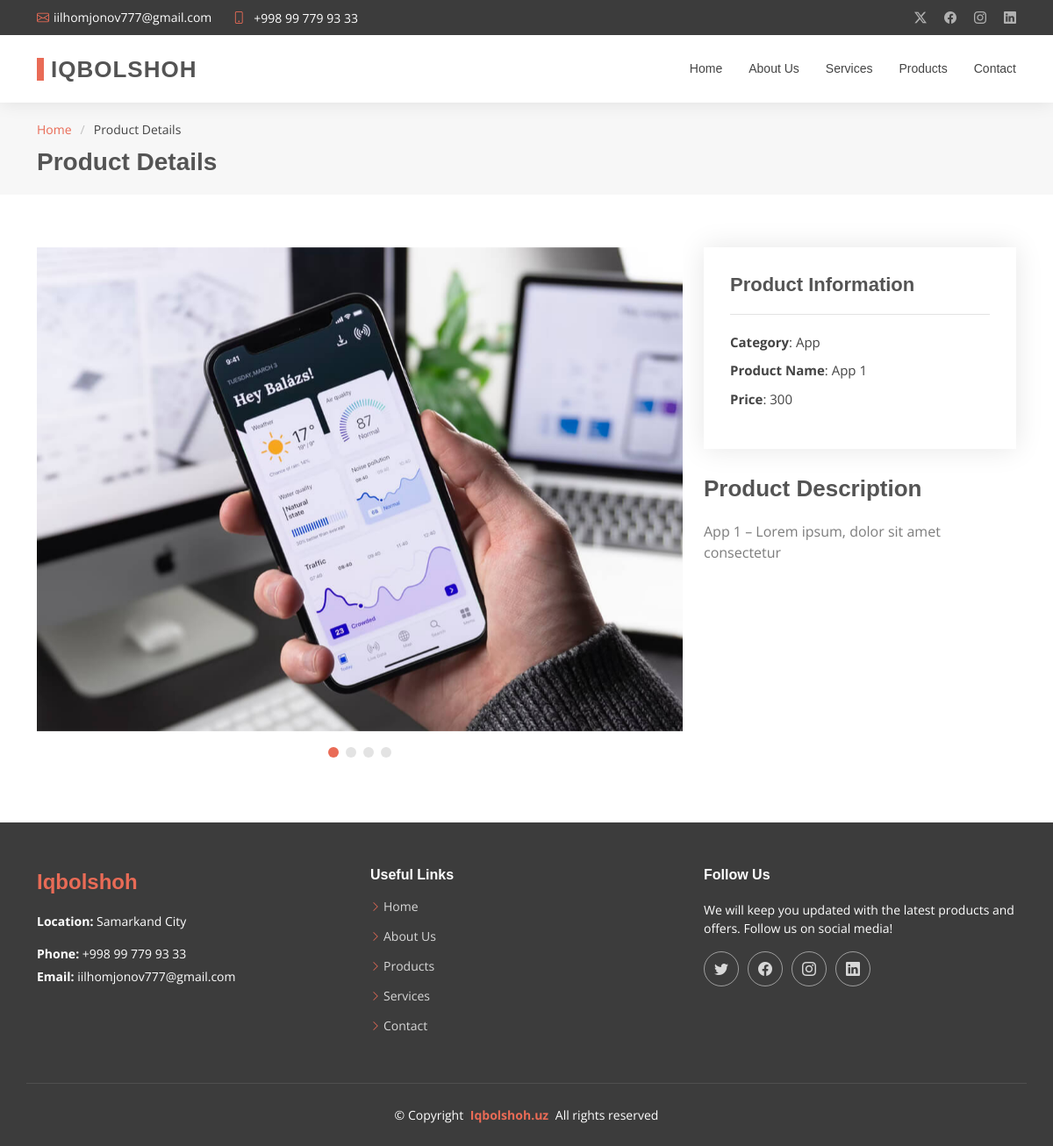
Page /product-details.php on the committed database.
### tables this page shows
CREATE TABLE contact_box (
    id INT AUTO_INCREMENT PRIMARY KEY,
    title VARCHAR(255),
    value VARCHAR(255),
    icon VARCHAR(255)
);

CREATE TABLE product_images (
    id INT AUTO_INCREMENT PRIMARY KEY,
    product_id INT,
    image_url VARCHAR(255) NOT NULL,
    FOREIGN KEY (product_id) REFERENCES products(id) ON DELETE CASCADE
);

CREATE TABLE products (
    id INT AUTO_INCREMENT PRIMARY KEY,
    category_id INT,
    product_name VARCHAR(255) NOT NULL,
    description TEXT,
    price VARCHAR(255) NOT NULL,
    FOREIGN KEY (category_id) REFERENCES category(id) ON DELETE CASCADE
);

CREATE TABLE category (
    id INT AUTO_INCREMENT PRIMARY KEY,
    category_name VARCHAR(255) NOT NULL
);

### config.php (called while the page is built, shortened)
<?php
class Database
{
    private $conn;
    public function __construct()
    {
        $servername = "localhost";
        $username = "root";
        $password = "";
        $dbname = "business_website";
        $this->conn = new mysqli($servername, $username, $password, $dbname);
    }
    public function executeQuery($sql)
    {
        $result = $this->conn->query($sql);
        return $result;
    }
    public function select($table, $columns = "*", $condition = "")
    {
        $sql = "SELECT $columns FROM $table $condition";
        return $this->executeQuery($sql)->fetch_all(MYSQLI_ASSOC);
    }
    public function getById($table, $id)
    {
        $id = intval($id);
        $condition = "WHERE id = $id";
        $result = $this->select($table, "*", $condition);
        return $result ? $result[0] : null;
    }
}

### product-details.php (the view, shortened to what this page needs)
<?php
include 'config.php';
$id = isset($_GET['id']) ? intval($_GET['id']) : 1;
$query = new Database();
$product = $query->getById('products', $id);
if ($product) {
  $category = isset($product['category_id']) ? $query->getById('category', $product['category_id'])['category_name'] : 'Unknown';
  $product_images = $query->executeQuery("SELECT image_url FROM product_images WHERE product_id = $id")->fetch_all(MYSQLI_ASSOC);
  $product_images = !empty($product_images) ? array_column($product_images, 'image_url') : [];
}
?>
<!DOCTYPE html>
<html lang="en">
<head>
  <link href="assets/vendor/bootstrap/css/bootstrap.min.css" rel="stylesheet">
  <link href="assets/vendor/bootstrap-icons/bootstrap-icons.css" rel="stylesheet">
  <link href="assets/vendor/aos/aos.css" rel="stylesheet">
  <link href="assets/vendor/swiper/swiper-bundle.min.css" rel="stylesheet">
  <link href="assets/vendor/glightbox/css/glightbox.min.css" rel="stylesheet">
  <link href="assets/css/main.css" rel="stylesheet">
</head>
<body class="portfolio-details-page">
  <?php include 'includes/header.php'; ?>
  <main class="main">
    <div class="page-title" data-aos="fade">
      <div class="container">
        <nav class="breadcrumbs">
          <ol>
            <li><a href="./">Home</a></li>
            <li class="current">Product Details</li>
          </ol>
        </nav>
        <h1>Product Details</h1>
      </div>
    </div>
    <section id="portfolio-details" class="portfolio-details section">
      <div class="container" data-aos="fade-up" data-aos-delay="100">
        <div class="row gy-4">
          <?php if ($product): ?>
            <div class="col-lg-8">
              <div class="portfolio-details-slider swiper init-swiper">
                <div class="swiper-wrapper align-items-center">
                  <?php foreach ($product_images as $image): ?>
                    <div class="swiper-slide">
                      <img src="assets/img/product/<?php echo $image; ?>" alt="Product Image">
                    </div>
                  <?php endforeach; ?>
                </div>
                <div class="swiper-pagination"></div>
              </div>
            </div>
            <div class="col-lg-4">
              <div class="portfolio-info" data-aos="fade-up" data-aos-delay="200">
                <h3>Product Information</h3>
                <ul>
                  <li><strong>Category</strong>: <?php echo $category; ?></li>
                  <li><strong>Product Name</strong>: <?php echo $product['product_name']; ?></li>
                  <li><strong>Price</strong>: <?php echo number_format($product['price'], 0, '', ' '); ?></li>
                </ul>
              </div>
              <div class="portfolio-description" data-aos="fade-up" data-aos-delay="300">
                <h2>Product Description</h2>
                <p><?php echo $product['product_name']; ?> – <?php echo $product['description']; ?></p>
              </div>
            </div>
          <?php endif; ?>
        </div>
      </div>
    </section>
  </main>
  <?php include 'includes/footer.php'; ?>
</body>
</html>

### includes/header.php (shortened to what this page needs)
<?php $contact_boxData = $query->select('contact_box'); ?>
<?php $contactData = $query->select('contact'); ?>
<header id="header" class="header sticky-top">
    <div class="topbar d-flex align-items-center dark-background">
        <div class="container d-flex justify-content-center justify-content-md-between">
            <div class="contact-info d-flex align-items-center">
                <i class="bi bi-envelope d-flex align-items-center">
                    <a href="mailto:<?php echo  $contact_boxData[2]['value']; ?>">
                        <?php echo  $contact_boxData[2]['value']; ?>
                    </a>
                </i>
                <i class="bi bi-phone d-flex align-items-center ms-4">
                    <span>
                        <a href="tel:<?php echo trim($contact_boxData[2]['value']); ?>">
                            <?php echo $contact_boxData[1]['value']; ?>
                        </a>
                    </span>
                </i>
            </div>
            <div class="social-links d-none d-md-flex align-items-center">
                <a href="https://twitter.com/<?php echo  $contactData[0]['twitter']; ?>" class="twitter"><i class="bi bi-twitter-x"></i></a>
                <a href="https://facebook.com/<?php echo  $contactData[0]['facebook']; ?>" class="facebook"><i class="bi bi-facebook"></i></a>
                <a href="https://instagram.com/<?php echo  $contactData[0]['instagram']; ?>" class="instagram"><i class="bi bi-instagram"></i></a>
                <a href="https://linkedin.com/in/<?php echo  $contactData[0]['linkedin']; ?>" class="linkedin"><i class="bi bi-linkedin"></i></a>
            </div>
        </div>
    </div>
    <div class="branding">
        <div class="container position-relative d-flex align-items-center justify-content-between">
            <a href="./" class="logo d-flex align-items-center">
                <h1 class="sitename">Iqbolshoh<br></h1>
            </a>
            <?php $current_page = basename($_SERVER['PHP_SELF']); ?>
            <nav id="navmenu" class="navmenu">
                <ul>
                    <li><a href="./" class="<?= ($current_page == 'index.php') ? 'active' : ''; ?>">Home</a></li>
                    <li><a href="about.php" class="<?= ($current_page == 'about.php') ? 'active' : ''; ?>">About Us</a></li>
                    <li><a href="services.php" class="<?= ($current_page == 'services.php') ? 'active' : ''; ?>">Services</a></li>
                    <li><a href="products.php" class="<?= ($current_page == 'products.php') ? 'active' : ''; ?>">Products</a></li>
                    <li><a href="contact.php" class="<?= ($current_page == 'contact.php') ? 'active' : ''; ?>">Contact</a></li>
                </ul>
            </nav>
        </div>
    </div>
</header>

### includes/footer.php (shortened to what this page needs)
<footer id="footer" class="footer position-relative dark-background">
    <div class="container footer-top">
        <div class="row gy-4">
            <div class="col-lg-4 col-md-6 col-sm-12 footer-about mb-4">
                <a href="./" class="d-flex align-items-center">
                    <span class="sitename">Iqbolshoh</span>
                </a>
                <div class="footer-contact pt-3">
                    <p><strong>Location:</strong> <?php echo  $contact_boxData[0]['value']; ?></p>
                    <p class="mt-3"><strong>Phone:</strong> <span onclick="window.location.href='tel:<?php echo trim($contact_boxData[2]['value']); ?>'"><?php echo $contact_boxData[1]['value']; ?></span></p>
                    <p><strong>Email:</strong> <span onclick="window.location.href='mailto:<?php echo $contact_boxData[2]['value']; ?>'"><?php echo  $contact_boxData[2]['value']; ?></span></p>
                </div>
            </div>
            <div class="col-lg-4 col-md-6 col-sm-12 footer-links mb-4">
                <h4>Useful Links</h4>
                <ul>
                    <li><i class="bi bi-chevron-right"></i> <a href="./">Home</a></li>
                    <li><i class="bi bi-chevron-right"></i> <a href="about.php">About Us</a></li>
                    <li><i class="bi bi-chevron-right"></i> <a href="products.php">Products</a></li>
                    <li><i class="bi bi-chevron-right"></i> <a href="services.php">Services</a></li>
                    <li><i class="bi bi-chevron-right"></i> <a href="contact.php">Contact</a></li>
                </ul>
            </div>
            <div class="col-lg-4 col-md-12 footer-follow mb-4">
                <h4>Follow Us</h4>
                <p>We will keep you updated with the latest products and offers. Follow us on social media!</p>
                <div class="social-links d-flex">
                    <a href="https://twitter.com/<?php echo  $contactData[0]['twitter']; ?>" target="_blank"><i class="bi bi-twitter"></i></a>
                    <a href="https://facebook.com/<?php echo  $contactData[0]['facebook']; ?>" target="_blank"><i class="bi bi-facebook"></i></a>
                    <a href="https://instagram.com/<?php echo  $contactData[0]['instagram']; ?>" target="_blank"><i class="bi bi-instagram"></i></a>
                    <a href="https://linkedin.com/in/<?php echo  $contactData[0]['linkedin']; ?>" target="_blank"><i class="bi bi-linkedin"></i></a>
                </div>
            </div>
        </div>
    </div>
    <div class="container copyright text-center mt-4">
        <p>© <span>Copyright</span> <strong class="px-1 sitename"> <a href="https://iqbolshoh.uz/"> Iqbolshoh.uz</a></strong> <span>All rights reserved</span></p>
    </div>
</footer>

### includes/footer.php (style rules this page uses)
footer .sitename { color: var(--accent-color); }

### rows in the picture
contact_box: value "iilhomjonov777@gmail.com"
contact_box: value "+998 99 779 93 33"
product_images: image_url (picture)
products: category.category_name "App", product_name "App 1", price "300", description "Lorem ipsum, dolor sit amet consectetur"
contact_box: value "Samarkand City"
